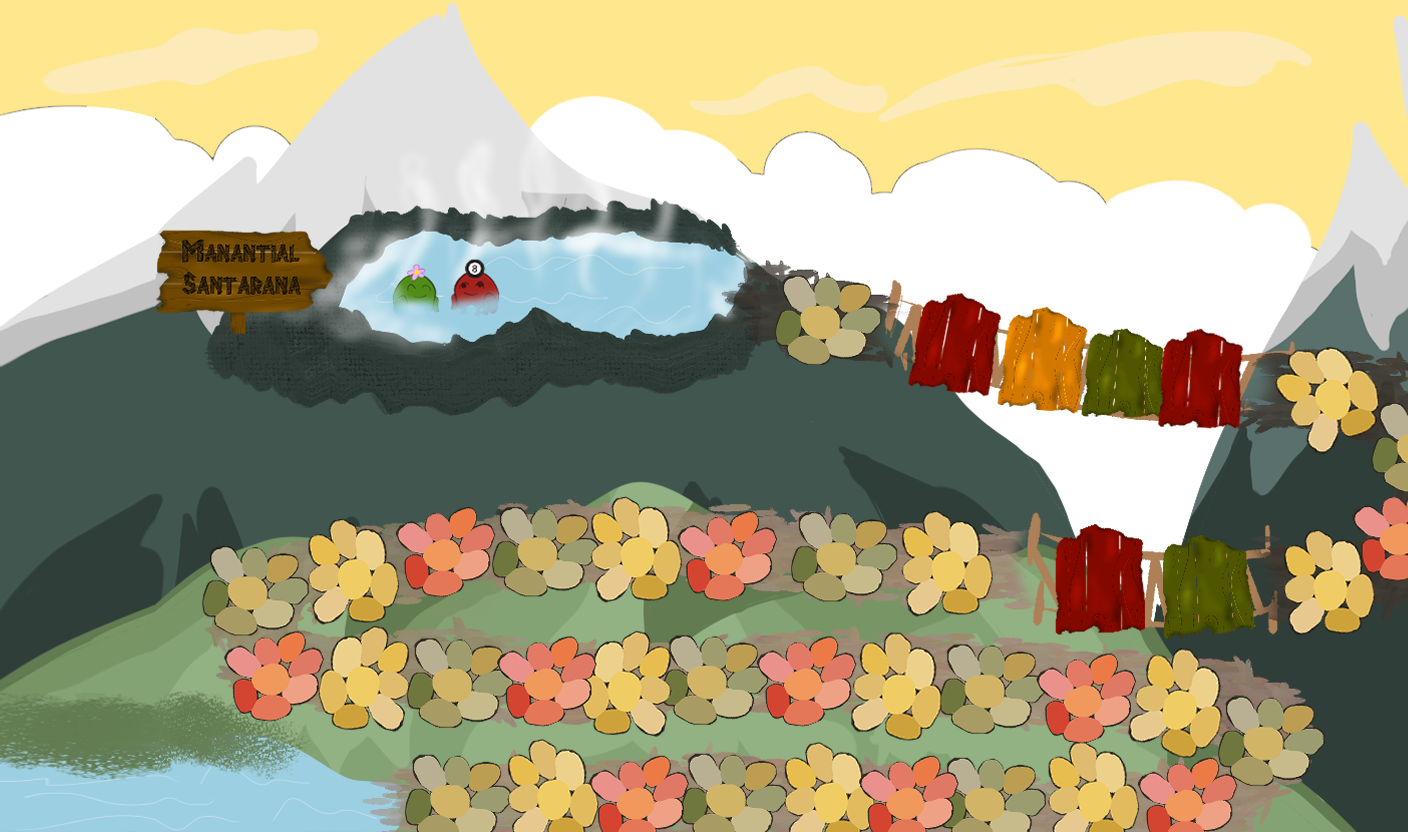

This is a level from a 2D game, rendered from its Tiled map with the project's own tilesets. A one-line summary and the map file follow, with tile-layer data summarised:
An orthogonal 44x26 tile map with 32x32 px tiles, 1 tile layer (Fondo) and 49 objects (5x boton, 1, 2, 3, 4, ...).

<map version="1.8" tiledversion="1.8.5" orientation="orthogonal" renderorder="right-down" width="44" height="26" tilewidth="32" tileheight="32" infinite="0" nextlayerid="6" nextobjectid="93">
 <editorsettings>
  <export format="json" />
 </editorsettings>
 <tileset firstgid="1" name="tablero_bg" tilewidth="32" tileheight="32" tilecount="1144" columns="44">
  <image source="../images/tablero_bg.png" trans="ff00ff" width="1425" height="847" />
 </tileset>
 <layer id="1" name="Fondo" width="44" height="26">
  <data>[1144 cells, 1144 non-empty, 1144 distinct tile ids]</data>
 </layer>
 <objectgroup id="3" name="Objetos">
  <object id="7" name="CasVerdes" type="1" x="364" y="800">
   <point />
  </object>
  <object id="9" name="CasAmar" type="2" x="465.333" y="798">
   <point />
  </object>
  <object id="6" name="CasRojas" type="3" x="549.333" y="806">
   <point />
  </object>
  <object id="56" name="CasVerdes" type="4" x="640" y="805.333">
   <point />
  </object>
  <object id="57" name="CasVerdes" type="7" x="896" y="809.333">
   <point />
  </object>
  <object id="58" name="CasVerdes" type="10" x="1173.33" y="744">
   <point />
  </object>
  <object id="59" name="CasVerdes" type="13" x="896" y="689.333">
   <point />
  </object>
  <object id="61" name="CasVerdes" type="16" x="613.333" y="680">
   <point />
  </object>
  <object id="62" name="CasVerdes" type="19" x="368" y="693.333">
   <point />
  </object>
  <object id="60" name="CasVerdes" type="22" x="160" y="596">
   <point />
  </object>
  <object id="63" name="CasVerdes" type="25" x="449.333" y="557.333">
   <point />
  </object>
  <object id="64" name="CasVerdes" type="28" x="749.333" y="560">
   <point />
  </object>
  <object id="65" name="CasVerdes" type="31" x="1116" y="596">
   <point />
  </object>
  <object id="68" name="CasVerdes" type="34" x="1332" y="446.667">
   <point />
  </object>
  <object id="66" name="CasVerdes" type="37" x="1033.33" y="382.667">
   <point />
  </object>
  <object id="67" name="CasVerdes" type="40" x="741.333" y="321.333">
   <point />
  </object>
  <object id="46" name="CasGana" type="41" x="528" y="287.333">
   <point />
  </object>
  <object id="69" name="CasAmar" type="5" x="742.667" y="804">
   <point />
  </object>
  <object id="70" name="CasAmar" type="8" x="1005.33" y="805.333">
   <point />
  </object>
  <object id="71" name="CasAmar" type="11" x="1086.67" y="712">
   <point />
  </object>
  <object id="72" name="CasAmar" type="14" x="812" y="694.667">
   <point />
  </object>
  <object id="73" name="CasAmar" type="17" x="538.667" y="692">
   <point />
  </object>
  <object id="74" name="CasAmar" type="20" x="277.333" y="688">
   <point />
  </object>
  <object id="75" name="CasAmar" type="23" x="265.333" y="580">
   <point />
  </object>
  <object id="76" name="CasAmar" type="26" x="549.333" y="556">
   <point />
  </object>
  <object id="77" name="CasAmar" type="29" x="860" y="574.667">
   <point />
  </object>
  <object id="78" name="CasAmar" type="32" x="1241.33" y="594.667">
   <point />
  </object>
  <object id="79" name="CasAmar" type="35" x="1241.33" y="405.333">
   <point />
  </object>
  <object id="80" name="CasAmar" type="38" x="957.333" y="368">
   <point />
  </object>
  <object id="81" name="CasRojas" type="6" x="814.667" y="802.667">
   <point />
  </object>
  <object id="82" name="CasRojas" type="9" x="1093.33" y="806.667">
   <point />
  </object>
  <object id="83" name="CasRojas" type="12" x="994.667" y="700">
   <point />
  </object>
  <object id="84" name="CasRojas" type="15" x="717.333" y="686.667">
   <point />
  </object>
  <object id="85" name="CasRojas" type="18" x="456" y="682.667">
   <point />
  </object>
  <object id="86" name="CasRojas" type="21" x="186.667" y="676">
   <point />
  </object>
  <object id="87" name="CasRojas" type="24" x="356" y="560">
   <point />
  </object>
  <object id="88" name="CasRojas" type="27" x="637.333" y="557.333">
   <point />
  </object>
  <object id="89" name="CasRojas" type="30" x="1013.33" y="578.667">
   <point />
  </object>
  <object id="92" name="CasRojas" type="33" x="1309.33" y="544">
   <point />
  </object>
  <object id="90" name="CasRojas" type="36" x="1112" y="380">
   <point />
  </object>
  <object id="91" name="CasRojas" type="39" x="868" y="341.333">
   <point />
  </object>
 </objectgroup>
 <objectgroup id="4" name="Players">
  <object id="49" name="sapo3" type="sapo3" x="57.8021" y="781.029">
   <point />
  </object>
  <object id="47" name="sapo2" type="sapo2" x="134.569" y="807.154">
   <point />
  </object>
  <object id="48" name="sapo1" type="sapo1" x="216.569" y="817.379">
   <point />
  </object>
 </objectgroup>
 <objectgroup id="5" name="Botones">
  <object id="50" name="Saltote" type="boton" x="351.333" y="98">
   <point />
  </object>
  <object id="51" name="Salir" type="boton" x="68" y="74">
   <point />
  </object>
  <object id="52" name="Score" type="boton" x="1272" y="62">
   <point />
  </object>
  <object id="54" name="Dado" type="boton" x="1073.33" y="94.6667">
   <point />
  </object>
  <object id="55" name="Ayuda" type="boton" x="1328" y="746">
   <point />
  </object>
 </objectgroup>
</map>